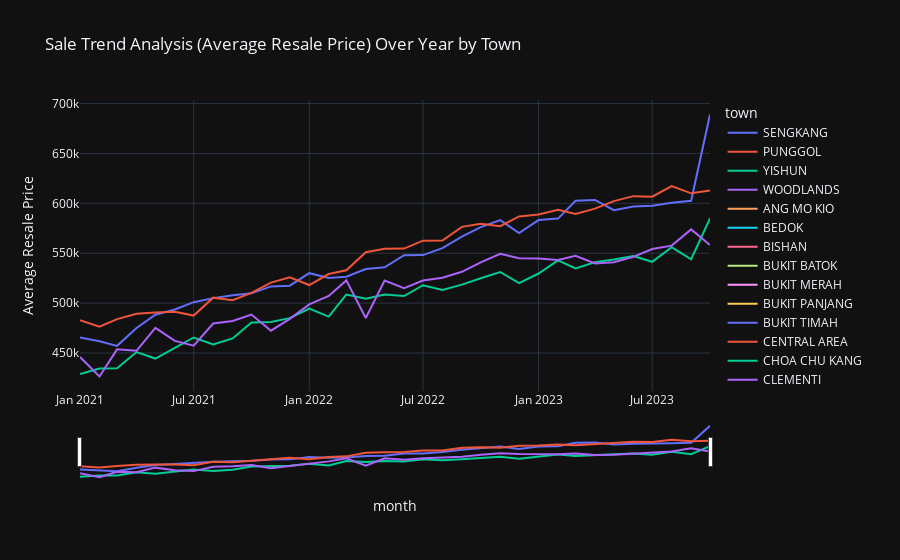

The notebook cell this image was saved under:
### Code cell
import plotly.express as px

# Filter for the selected towns
selected_towns = ['SENGKANG', 'PUNGGOL', 'YISHUN', 'WOODLANDS']
df_filtered = filtered_df1_2021_2023[filtered_df1_2021_2023['town'].isin(selected_towns)]

# Group by 'town' and 'month' only (excluding flat_type)
grouped = df_filtered.groupby(['town', 'month']).mean().reset_index()

# Plot the data
fig = px.line(grouped,
              x='month',
              y='resale_price',
              color='town',
              title='Sale Trend Analysis (Average Resale Price) Over Year by Town',
              labels={'resale_price': 'Average Resale Price'},
              template='plotly_dark',  
              hover_data=['resale_price'],  # Show resale price on hover
              category_orders={"town": selected_towns})  # Control the order of town colors

# Adding a range slider
fig.update_xaxes(rangeslider_visible=True)

# Show the plot
fig.show()

### Figure 1 — Plotly figure (JSON) as saved in the notebook; plotly's stock layout.template omitted (floating-point values rounded to 4 significant figures)
{"data": [{"hovertemplate": "town=SENGKANG<br>month=%{x}<br>Average Resale Price=%{y}<extra></extra>", "legendgroup": "SENGKANG", "line": {"color": "#636efa", "dash": "solid"}, "marker": {"symbol": "circle"}, "mode": "lines", "name": "SENGKANG", "orientation": "v", "showlegend": true, "type": "scatter", "x": ["2021-01-01T00:00:00", "2021-02-01T00:00:00", "2021-03-01T00:00:00", "2021-04-01T00:00:00", "2021-05-01T00:00:00", "2021-06-01T00:00:00", "2021-07-01T00:00:00", "2021-08-01T00:00:00", "2021-09-01T00:00:00", "2021-10-01T00:00:00", "2021-11-01T00:00:00", "2021-12-01T00:00:00", "2022-01-01T00:00:00", "2022-02-01T00:00:00", "2022-03-01T00:00:00", "2022-04-01T00:00:00", "2022-05-01T00:00:00", "2022-06-01T00:00:00", "2022-07-01T00:00:00", "2022-08-01T00:00:00", "2022-09-01T00:00:00", "2022-10-01T00:00:00", "2022-11-01T00:00:00", "2022-12-01T00:00:00", "2023-01-01T00:00:00", "2023-02-01T00:00:00", "2023-03-01T00:00:00", "2023-04-01T00:00:00", "2023-05-01T00:00:00", "2023-06-01T00:00:00", "2023-07-01T00:00:00", "2023-08-01T00:00:00", "2023-09-01T00:00:00", "2023-10-01T00:00:00"], "xaxis": "x", "y": [465600.0, 461800.0, 457200.0, 475200.0, 488300.0, 493700.0, 501000.0, 505000.0, 507800.0, 509800.0, 516800.0, 517500.0, 530000.0, 525200.0, 526500.0, 534100.0, 536000.0, 548100.0, 548100.0, 555200.0, 566600.0, 576200.0, 583300.0, 570300.0, 583200.0, 584700.0, 602600.0, 603400.0, 593200.0, 596900.0, 597500.0, 600500.0, 602600.0, 689000], "yaxis": "y"}, {"hovertemplate": "town=PUNGGOL<br>month=%{x}<br>Average Resale Price=%{y}<extra></extra>", "legendgroup": "PUNGGOL", "line": {"color": "#EF553B", "dash": "solid"}, "marker": {"symbol": "circle"}, "mode": "lines", "name": "PUNGGOL", "orientation": "v", "showlegend": true, "type": "scatter", "x": ["2021-01-01T00:00:00", "2021-02-01T00:00:00", "2021-03-01T00:00:00", "2021-04-01T00:00:00", "2021-05-01T00:00:00", "2021-06-01T00:00:00", "2021-07-01T00:00:00", "2021-08-01T00:00:00", "2021-09-01T00:00:00", "2021-10-01T00:00:00", "2021-11-01T00:00:00", "2021-12-01T00:00:00", "2022-01-01T00:00:00", "2022-02-01T00:00:00", "2022-03-01T00:00:00", "2022-04-01T00:00:00", "2022-05-01T00:00:00", "2022-06-01T00:00:00", "2022-07-01T00:00:00", "2022-08-01T00:00:00", "2022-09-01T00:00:00", "2022-10-01T00:00:00", "2022-11-01T00:00:00", "2022-12-01T00:00:00", "2023-01-01T00:00:00", "2023-02-01T00:00:00", "2023-03-01T00:00:00", "2023-04-01T00:00:00", "2023-05-01T00:00:00", "2023-06-01T00:00:00", "2023-07-01T00:00:00", "2023-08-01T00:00:00", "2023-09-01T00:00:00", "2023-10-01T00:00:00"], "xaxis": "x", "y": [482800.0, 476400.0, 484000.0, 489400.0, 490700.0, 491400.0, 487600.0, 505500.0, 503021, 510300.0, 520600.0, 526000.0, 518100.0, 529200.0, 532900.0, 551000.0, 554500.0, 554700.0, 562600.0, 562700.0, 576500.0, 579500.0, 577200.0, 586900.0, 588900.0, 593500.0, 589400.0, 594700.0, 602300.0, 607200.0, 606600.0, 617300.0, 610000.0, 612932], "yaxis": "y"}, {"hovertemplate": "town=YISHUN<br>month=%{x}<br>Average Resale Price=%{y}<extra></extra>", "legendgroup": "YISHUN", "line": {"color": "#00cc96", "dash": "solid"}, "marker": {"symbol": "circle"}, "mode": "lines", "name": "YISHUN", "orientation": "v", "showlegend": true, "type": "scatter", "x": ["2021-01-01T00:00:00", "2021-02-01T00:00:00", "2021-03-01T00:00:00", "2021-04-01T00:00:00", "2021-05-01T00:00:00", "2021-06-01T00:00:00", "2021-07-01T00:00:00", "2021-08-01T00:00:00", "2021-09-01T00:00:00", "2021-10-01T00:00:00", "2021-11-01T00:00:00", "2021-12-01T00:00:00", "2022-01-01T00:00:00", "2022-02-01T00:00:00", "2022-03-01T00:00:00", "2022-04-01T00:00:00", "2022-05-01T00:00:00", "2022-06-01T00:00:00", "2022-07-01T00:00:00", "2022-08-01T00:00:00", "2022-09-01T00:00:00", "2022-10-01T00:00:00", "2022-11-01T00:00:00", "2022-12-01T00:00:00", "2023-01-01T00:00:00", "2023-02-01T00:00:00", "2023-03-01T00:00:00", "2023-04-01T00:00:00", "2023-05-01T00:00:00", "2023-06-01T00:00:00", "2023-07-01T00:00:00", "2023-08-01T00:00:00", "2023-09-01T00:00:00", "2023-10-01T00:00:00"], "xaxis": "x", "y": [428900.0, 434500.0, 434700.0, 451000.0, 444500.0, 455400.0, 465600.0, 458600.0, 464600.0, 480552, 481000.0, 485000.0, 494600, 486500.0, 508600.0, 504368, 508700.0, 507100.0, 518000.0, 513300.0, 518500.0, 524900.0, 531200.0, 520100.0, 529702, 542871, 534700.0, 541100.0, 543700.0, 547200.0, 541400.0, 556100.0, 544000.0, 585000], "yaxis": "y"}, {"hovertemplate": "town=WOODLANDS<br>month=%{x}<br>Average Resale Price=%{y}<extra></extra>", "legendgroup": "WOODLANDS", "line": {"color": "#ab63fa", "dash": "solid"}, "marker": {"symbol": "circle"}, "mode": "lines", "name": "WOODLANDS", "orientation": "v", "showlegend": true, "type": "scatter", "x": ["2021-01-01T00:00:00", "2021-02-01T00:00:00", "2021-03-01T00:00:00", "2021-04-01T00:00:00", "2021-05-01T00:00:00", "2021-06-01T00:00:00", "2021-07-01T00:00:00", "2021-08-01T00:00:00", "2021-09-01T00:00:00", "2021-10-01T00:00:00", "2021-11-01T00:00:00", "2021-12-01T00:00:00", "2022-01-01T00:00:00", "2022-02-01T00:00:00", "2022-03-01T00:00:00", "2022-04-01T00:00:00", "2022-05-01T00:00:00", "2022-06-01T00:00:00", "2022-07-01T00:00:00", "2022-08-01T00:00:00", "2022-09-01T00:00:00", "2022-10-01T00:00:00", "2022-11-01T00:00:00", "2022-12-01T00:00:00", "2023-01-01T00:00:00", "2023-02-01T00:00:00", "2023-03-01T00:00:00", "2023-04-01T00:00:00", "2023-05-01T00:00:00", "2023-06-01T00:00:00", "2023-07-01T00:00:00", "2023-08-01T00:00:00", "2023-09-01T00:00:00", "2023-10-01T00:00:00"], "xaxis": "x", "y": [446000, 426500.0, 453700.0, 452200.0, 475200.0, 462192, 457400.0, 479600.0, 482150, 488600.0, 472400.0, 484200.0, 498800.0, 507200.0, 522800.0, 485125, 522625, 515000.0, 522700.0, 525400.0, 531400.0, 540900.0, 549360, 545000.0, 544800.0, 543200.0, 547500.0, 539700.0, 541100.0, 546300.0, 554300.0, 557600.0, 573900.0, 558250], "yaxis": "y"}, {"hovertemplate": "town=ANG MO KIO<br>month=%{x}<br>Average Resale Price=%{y}<extra></extra>", "legendgroup": "ANG MO KIO", "line": {"color": "#FFA15A", "dash": "solid"}, "marker": {"symbol": "circle"}, "mode": "lines", "name": "ANG MO KIO", "orientation": "v", "showlegend": true, "type": "scatter", "x": ["2021-01-01T00:00:00", "2021-02-01T00:00:00", "2021-03-01T00:00:00", "2021-04-01T00:00:00", "2021-05-01T00:00:00", "2021-06-01T00:00:00", "2021-07-01T00:00:00", "2021-08-01T00:00:00", "2021-09-01T00:00:00", "2021-10-01T00:00:00", "2021-11-01T00:00:00", "2021-12-01T00:00:00", "2022-01-01T00:00:00", "2022-02-01T00:00:00", "2022-03-01T00:00:00", "2022-04-01T00:00:00", "2022-05-01T00:00:00", "2022-06-01T00:00:00", "2022-07-01T00:00:00", "2022-08-01T00:00:00", "2022-09-01T00:00:00", "2022-10-01T00:00:00", "2022-11-01T00:00:00", "2022-12-01T00:00:00", "2023-01-01T00:00:00", "2023-02-01T00:00:00", "2023-03-01T00:00:00", "2023-04-01T00:00:00", "2023-05-01T00:00:00", "2023-06-01T00:00:00", "2023-07-01T00:00:00", "2023-08-01T00:00:00", "2023-09-01T00:00:00", "2023-10-01T00:00:00"], "xaxis": "x", "y": [null, null, null, null, null, null, null, null, null, null, null, null, null, null, null, null, null, null, null, null, null, null, null, null, null, null, null, null, null, null, null, null, null, null], "yaxis": "y"}, {"hovertemplate": "town=BEDOK<br>month=%{x}<br>Average Resale Price=%{y}<extra></extra>", "legendgroup": "BEDOK", "line": {"color": "#19d3f3", "dash": "solid"}, "marker": {"symbol": "circle"}, "mode": "lines", "name": "BEDOK", "orientation": "v", "showlegend": true, "type": "scatter", "x": ["2021-01-01T00:00:00", "2021-02-01T00:00:00", "2021-03-01T00:00:00", "2021-04-01T00:00:00", "2021-05-01T00:00:00", "2021-06-01T00:00:00", "2021-07-01T00:00:00", "2021-08-01T00:00:00", "2021-09-01T00:00:00", "2021-10-01T00:00:00", "2021-11-01T00:00:00", "2021-12-01T00:00:00", "2022-01-01T00:00:00", "2022-02-01T00:00:00", "2022-03-01T00:00:00", "2022-04-01T00:00:00", "2022-05-01T00:00:00", "2022-06-01T00:00:00", "2022-07-01T00:00:00", "2022-08-01T00:00:00", "2022-09-01T00:00:00", "2022-10-01T00:00:00", "2022-11-01T00:00:00", "2022-12-01T00:00:00", "2023-01-01T00:00:00", "2023-02-01T00:00:00", "2023-03-01T00:00:00", "2023-04-01T00:00:00", "2023-05-01T00:00:00", "2023-06-01T00:00:00", "2023-07-01T00:00:00", "2023-08-01T00:00:00", "2023-09-01T00:00:00", "2023-10-01T00:00:00"], "xaxis": "x", "y": [null, null, null, null, null, null, null, null, null, null, null, null, null, null, null, null, null, null, null, null, null, null, null, null, null, null, null, null, null, null, null, null, null, null], "yaxis": "y"}, {"hovertemplate": "town=BISHAN<br>month=%{x}<br>Average Resale Price=%{y}<extra></extra>", "legendgroup": "BISHAN", "line": {"color": "#FF6692", "dash": "solid"}, "marker": {"symbol": "circle"}, "mode": "lines", "name": "BISHAN", "orientation": "v", "showlegend": true, "type": "scatter", "x": ["2021-01-01T00:00:00", "2021-02-01T00:00:00", "2021-03-01T00:00:00", "2021-04-01T00:00:00", "2021-05-01T00:00:00", "2021-06-01T00:00:00", "2021-07-01T00:00:00", "2021-08-01T00:00:00", "2021-09-01T00:00:00", "2021-10-01T00:00:00", "2021-11-01T00:00:00", "2021-12-01T00:00:00", "2022-01-01T00:00:00", "2022-02-01T00:00:00", "2022-03-01T00:00:00", "2022-04-01T00:00:00", "2022-05-01T00:00:00", "2022-06-01T00:00:00", "2022-07-01T00:00:00", "2022-08-01T00:00:00", "2022-09-01T00:00:00", "2022-10-01T00:00:00", "2022-11-01T00:00:00", "2022-12-01T00:00:00", "2023-01-01T00:00:00", "2023-02-01T00:00:00", "2023-03-01T00:00:00", "2023-04-01T00:00:00", "2023-05-01T00:00:00", "2023-06-01T00:00:00", "2023-07-01T00:00:00", "2023-08-01T00:00:00", "2023-09-01T00:00:00", "2023-10-01T00:00:00"], "xaxis": "x", "y": [null, null, null, null, null, null, null, null, null, null, null, null, null, null, null, null, null, null, null, null, null, null, null, null, null, null, null, null, null, null, null, null, null, null], "yaxis": "y"}, {"hovertemplate": "town=BUKIT BATOK<br>month=%{x}<br>Average Resale Price=%{y}<extra></extra>", "legendgroup": "BUKIT BATOK", "line": {"color": "#B6E880", "dash": "solid"}, "marker": {"symbol": "circle"}, "mode": "lines", "name": "BUKIT BATOK", "orientation": "v", "showlegend": true, "type": "scatter", "x": ["2021-01-01T00:00:00", "2021-02-01T00:00:00", "2021-03-01T00:00:00", "2021-04-01T00:00:00", "2021-05-01T00:00:00", "2021-06-01T00:00:00", "2021-07-01T00:00:00", "2021-08-01T00:00:00", "2021-09-01T00:00:00", "2021-10-01T00:00:00", "2021-11-01T00:00:00", "2021-12-01T00:00:00", "2022-01-01T00:00:00", "2022-02-01T00:00:00", "2022-03-01T00:00:00", "2022-04-01T00:00:00", "2022-05-01T00:00:00", "2022-06-01T00:00:00", "2022-07-01T00:00:00", "2022-08-01T00:00:00", "2022-09-01T00:00:00", "2022-10-01T00:00:00", "2022-11-01T00:00:00", "2022-12-01T00:00:00", "2023-01-01T00:00:00", "2023-02-01T00:00:00", "2023-03-01T00:00:00", "2023-04-01T00:00:00", "2023-05-01T00:00:00", "2023-06-01T00:00:00", "2023-07-01T00:00:00", "2023-08-01T00:00:00", "2023-09-01T00:00:00", "2023-10-01T00:00:00"], "xaxis": "x", "y": [null, null, null, null, null, null, null, null, null, null, null, null, null, null, null, null, null, null, null, null, null, null, null, null, null, null, null, null, null, null, null, null, null, null], "yaxis": "y"}, {"hovertemplate": "town=BUKIT MERAH<br>month=%{x}<br>Average Resale Price=%{y}<extra></extra>", "legendgroup": "BUKIT MERAH", "line": {"color": "#FF97FF", "dash": "solid"}, "marker": {"symbol": "circle"}, "mode": "lines", "name": "BUKIT MERAH", "orientation": "v", "showlegend": true, "type": "scatter", "x": ["2021-01-01T00:00:00", "2021-02-01T00:00:00", "2021-03-01T00:00:00", "2021-04-01T00:00:00", "2021-05-01T00:00:00", "2021-06-01T00:00:00", "2021-07-01T00:00:00", "2021-08-01T00:00:00", "2021-09-01T00:00:00", "2021-10-01T00:00:00", "2021-11-01T00:00:00", "2021-12-01T00:00:00", "2022-01-01T00:00:00", "2022-02-01T00:00:00", "2022-03-01T00:00:00", "2022-04-01T00:00:00", "2022-05-01T00:00:00", "2022-06-01T00:00:00", "2022-07-01T00:00:00", "2022-08-01T00:00:00", "2022-09-01T00:00:00", "2022-10-01T00:00:00", "2022-11-01T00:00:00", "2022-12-01T00:00:00", "2023-01-01T00:00:00", "2023-02-01T00:00:00", "2023-03-01T00:00:00", "2023-04-01T00:00:00", "2023-05-01T00:00:00", "2023-06-01T00:00:00", "2023-07-01T00:00:00", "2023-08-01T00:00:00", "2023-09-01T00:00:00", "2023-10-01T00:00:00"], "xaxis": "x", "y": [null, null, null, null, null, null, null, null, null, null, null, null, null, null, null, null, null, null, null, null, null, null, null, null, null, null, null, null, null, null, null, null, null, null], "yaxis": "y"}, {"hovertemplate": "town=BUKIT PANJANG<br>month=%{x}<br>Average Resale Price=%{y}<extra></extra>", "legendgroup": "BUKIT PANJANG", "line": {"color": "#FECB52", "dash": "solid"}, "marker": {"symbol": "circle"}, "mode": "lines", "name": "BUKIT PANJANG", "orientation": "v", "showlegend": true, "type": "scatter", "x": ["2021-01-01T00:00:00", "2021-02-01T00:00:00", "2021-03-01T00:00:00", "2021-04-01T00:00:00", "2021-05-01T00:00:00", "2021-06-01T00:00:00", "2021-07-01T00:00:00", "2021-08-01T00:00:00", "2021-09-01T00:00:00", "2021-10-01T00:00:00", "2021-11-01T00:00:00", "2021-12-01T00:00:00", "2022-01-01T00:00:00", "2022-02-01T00:00:00", "2022-03-01T00:00:00", "2022-04-01T00:00:00", "2022-05-01T00:00:00", "2022-06-01T00:00:00", "2022-07-01T00:00:00", "2022-08-01T00:00:00", "2022-09-01T00:00:00", "2022-10-01T00:00:00", "2022-11-01T00:00:00", "2022-12-01T00:00:00", "2023-01-01T00:00:00", "2023-02-01T00:00:00", "2023-03-01T00:00:00", "2023-04-01T00:00:00", "2023-05-01T00:00:00", "2023-06-01T00:00:00", "2023-07-01T00:00:00", "2023-08-01T00:00:00", "2023-09-01T00:00:00", "2023-10-01T00:00:00"], "xaxis": "x", "y": [null, null, null, null, null, null, null, null, null, null, null, null, null, null, null, null, null, null, null, null, null, null, null, null, null, null, null, null, null, null, null, null, null, null], "yaxis": "y"}, {"hovertemplate": "town=BUKIT TIMAH<br>month=%{x}<br>Average Resale Price=%{y}<extra></extra>", "legendgroup": "BUKIT TIMAH", "line": {"color": "#636efa", "dash": "solid"}, "marker": {"symbol": "circle"}, "mode": "lines", "name": "BUKIT TIMAH", "orientation": "v", "showlegend": true, "type": "scatter", "x": ["2021-01-01T00:00:00", "2021-02-01T00:00:00", "2021-03-01T00:00:00", "2021-04-01T00:00:00", "2021-05-01T00:00:00", "2021-06-01T00:00:00", "2021-07-01T00:00:00", "2021-08-01T00:00:00", "2021-09-01T00:00:00", "2021-10-01T00:00:00", "2021-11-01T00:00:00", "2021-12-01T00:00:00", "2022-01-01T00:00:00", "2022-02-01T00:00:00", "2022-03-01T00:00:00", "2022-04-01T00:00:00", "2022-05-01T00:00:00", "2022-06-01T00:00:00", "2022-07-01T00:00:00", "2022-08-01T00:00:00", "2022-09-01T00:00:00", "2022-10-01T00:00:00", "2022-11-01T00:00:00", "2022-12-01T00:00:00", "2023-01-01T00:00:00", "2023-02-01T00:00:00", "2023-03-01T00:00:00", "2023-04-01T00:00:00", "2023-05-01T00:00:00", "2023-06-01T00:00:00", "2023-07-01T00:00:00", "2023-08-01T00:00:00", "2023-09-01T00:00:00", "2023-10-01T00:00:00"], "xaxis": "x", "y": [null, null, null, null, null, null, null, null, null, null, null, null, null, null, null, null, null, null, null, null, null, null, null, null, null, null, null, null, null, null, null, null, null, null], "yaxis": "y"}, {"hovertemplate": "town=CENTRAL AREA<br>month=%{x}<br>Average Resale Price=%{y}<extra></extra>", "legendgroup": "CENTRAL AREA", "line": {"color": "#EF553B", "dash": "solid"}, "marker": {"symbol": "circle"}, "mode": "lines", "name": "CENTRAL AREA", "orientation": "v", "showlegend": true, "type": "scatter", "x": ["2021-01-01T00:00:00", "2021-02-01T00:00:00", "2021-03-01T00:00:00", "2021-04-01T00:00:00", "2021-05-01T00:00:00", "2021-06-01T00:00:00", "2021-07-01T00:00:00", "2021-08-01T00:00:00", "2021-09-01T00:00:00", "2021-10-01T00:00:00", "2021-11-01T00:00:00", "2021-12-01T00:00:00", "2022-01-01T00:00:00", "2022-02-01T00:00:00", "2022-03-01T00:00:00", "2022-04-01T00:00:00", "2022-05-01T00:00:00", "2022-06-01T00:00:00", "2022-07-01T00:00:00", "2022-08-01T00:00:00", "2022-09-01T00:00:00", "2022-10-01T00:00:00", "2022-11-01T00:00:00", "2022-12-01T00:00:00", "2023-01-01T00:00:00", "2023-02-01T00:00:00", "2023-03-01T00:00:00", "2023-04-01T00:00:00", "2023-05-01T00:00:00", "2023-06-01T00:00:00", "2023-07-01T00:00:00", "2023-08-01T00:00:00", "2023-09-01T00:00:00", "2023-10-01T00:00:00"], "xaxis": "x", "y": [null, null, null, null, null, null, null, null, null, null, null, null, null, null, null, null, null, null, null, null, null, null, null, null, null, null, null, null, null, null, null, null, null, null], "yaxis": "y"}, {"hovertemplate": "town=CHOA CHU KANG<br>month=%{x}<br>Average Resale Price=%{y}<extra></extra>", "legendgroup": "CHOA CHU KANG", "line": {"color": "#00cc96", "dash": "solid"}, "marker": {"symbol": "circle"}, "mode": "lines", "name": "CHOA CHU KANG", "orientation": "v", "showlegend": true, "type": "scatter", "x": ["2021-01-01T00:00:00", "2021-02-01T00:00:00", "2021-03-01T00:00:00", "2021-04-01T00:00:00", "2021-05-01T00:00:00", "2021-06-01T00:00:00", "2021-07-01T00:00:00", "2021-08-01T00:00:00", "2021-09-01T00:00:00", "2021-10-01T00:00:00", "2021-11-01T00:00:00", "2021-12-01T00:00:00", "2022-01-01T00:00:00", "2022-02-01T00:00:00", "2022-03-01T00:00:00", "2022-04-01T00:00:00", "2022-05-01T00:00:00", "2022-06-01T00:00:00", "2022-07-01T00:00:00", "2022-08-01T00:00:00", "2022-09-01T00:00:00", "2022-10-01T00:00:00", "2022-11-01T00:00:00", "2022-12-01T00:00:00", "2023-01-01T00:00:00", "2023-02-01T00:00:00", "2023-03-01T00:00:00", "2023-04-01T00:00:00", "2023-05-01T00:00:00", "2023-06-01T00:00:00", "2023-07-01T00:00:00", "2023-08-01T00:00:00", "2023-09-01T00:00:00", "2023-10-01T00:00:00"], "xaxis": "x", "y": [null, null, null, null, null, null, null, null, null, null, null, null, null, null, null, null, null, null, null, null, null, null, null, null, null, null, null, null, null, null, null, null, null, null], "yaxis": "y"}, {"hovertemplate": "town=CLEMENTI<br>month=%{x}<br>Average Resale Price=%{y}<extra></extra>", "legendgroup": "CLEMENTI", "line": {"color": "#ab63fa", "dash": "solid"}, "marker": {"symbol": "circle"}, "mode": "lines", "name": "CLEMENTI", "orientation": "v", "showlegend": true, "type": "scatter", "x": ["2021-01-01T00:00:00", "2021-02-01T00:00:00", "2021-03-01T00:00:00", "2021-04-01T00:00:00", "2021-05-01T00:00:00", "2021-06-01T00:00:00", "2021-07-01T00:00:00", "2021-08-01T00:00:00", "2021-09-01T00:00:00", "2021-10-01T00:00:00", "2021-11-01T00:00:00", "2021-12-01T00:00:00", "2022-01-01T00:00:00", "2022-02-01T00:00:00", "2022-03-01T00:00:00", "2022-04-01T00:00:00", "2022-05-01T00:00:00", "2022-06-01T00:00:00", "2022-07-01T00:00:00", "2022-08-01T00:00:00", "2022-09-01T00:00:00", "2022-10-01T00:00:00", "2022-11-01T00:00:00", "2022-12-01T00:00:00", "2023-01-01T00:00:00", "2023-02-01T00:00:00", "2023-03-01T00:00:00", "2023-04-01T00:00:00", "2023-05-01T00:00:00", "2023-06-01T00:00:00", "2023-07-01T00:00:00", "2023-08-01T00:00:00", "2023-09-01T00:00:00", "2023-10-01T00:00:00"], "xaxis": "x", "y": [null, null, null, null, null, null, null, null, null, null, null, null, null, null, null, null, null, null, null, null, null, null, null, null, null, null, null, null, null, null, null, null, null, null], "yaxis": "y"}, {"hovertemplate": "town=GEYLANG<br>month=%{x}<br>Average Resale Price=%{y}<extra></extra>", "legendgroup": "GEYLANG", "line": {"color": "#FFA15A", "dash": "solid"}, "marker": {"symbol": "circle"}, "mode": "lines", "name": "GEYLANG", "orientation": "v", "showlegend": true, "type": "scatter", "x": ["2021-01-01T00:00:00", "2021-02-01T00:00:00", "2021-03-01T00:00:00", "2021-04-01T00:00:00", "2021-05-01T00:00:00", "2021-06-01T00:00:00", "2021-07-01T00:00:00", "2021-08-01T00:00:00", "2021-09-01T00:00:00", "2021-10-01T00:00:00", "2021-11-01T00:00:00", "2021-12-01T00:00:00", "2022-01-01T00:00:00", "2022-02-01T00:00:00", "2022-03-01T00:00:00", "2022-04-01T00:00:00", "2022-05-01T00:00:00", "2022-06-01T00:00:00", "2022-07-01T00:00:00", "2022-08-01T00:00:00", "2022-09-01T00:00:00", "2022-10-01T00:00:00", "2022-11-01T00:00:00", "2022-12-01T00:00:00", "2023-01-01T00:00:00", "2023-02-01T00:00:00", "2023-03-01T00:00:00", "2023-04-01T00:00:00", "2023-05-01T00:00:00", "2023-06-01T00:00:00", "2023-07-01T00:00:00", "2023-08-01T00:00:00", "2023-09-01T00:00:00", "2023-10-01T00:00:00"], "xaxis": "x", "y": [null, null, null, null, null, null, null, null, null, null, null, null, null, null, null, null, null, null, null, null, null, null, null, null, null, null, null, null, null, null, null, null, null, null], "yaxis": "y"}, {"hovertemplate": "town=HOUGANG<br>month=%{x}<br>Average Resale Price=%{y}<extra></extra>", "legendgroup": "HOUGANG", "line": {"color": "#19d3f3", "dash": "solid"}, "marker": {"symbol": "circle"}, "mode": "lines", "name": "HOUGANG", "orientation": "v", "showlegend": true, "type": "scatter", "x": ["2021-01-01T00:00:00", "2021-02-01T00:00:00", "2021-03-01T00:00:00", "2021-04-01T00:00:00", "2021-05-01T00:00:00", "2021-06-01T00:00:00", "2021-07-01T00:00:00", "2021-08-01T00:00:00", "2021-09-01T00:00:00", "2021-10-01T00:00:00", "2021-11-01T00:00:00", "2021-12-01T00:00:00", "2022-01-01T00:00:00", "2022-02-01T00:00:00", "2022-03-01T00:00:00", "2022-04-01T00:00:00", "2022-05-01T00:00:00", "2022-06-01T00:00:00", "2022-07-01T00:00:00", "2022-08-01T00:00:00", "2022-09-01T00:00:00", "2022-10-01T00:00:00", "2022-11-01T00:00:00", "2022-12-01T00:00:00", "2023-01-01T00:00:00", "2023-02-01T00:00:00", "2023-03-01T00:00:00", "2023-04-01T00:00:00", "2023-05-01T00:00:00", "2023-06-01T00:00:00", "2023-07-01T00:00:00", "2023-08-01T00:00:00", "2023-09-01T00:00:00", "2023-10-01T00:00:00"], "xaxis": "x", "y": [null, null, null, null, null, null, null, null, null, null, null, null, null, null, null, null, null, null, null, null, null, null, null, null, null, null, null, null, null, null, null, null, null, null], "yaxis": "y"}, {"hovertemplate": "town=JURONG EAST<br>month=%{x}<br>Average Resale Price=%{y}<extra></extra>", "legendgroup": "JURONG EAST", "line": {"color": "#FF6692", "dash": "solid"}, "marker": {"symbol": "circle"}, "mode": "lines", "name": "JURONG EAST", "orientation": "v", "showlegend": true, "type": "scatter", "x": ["2021-01-01T00:00:00", "2021-02-01T00:00:00", "2021-03-01T00:00:00", "2021-04-01T00:00:00", "2021-05-01T00:00:00", "2021-06-01T00:00:00", "2021-07-01T00:00:00", "2021-08-01T00:00:00", "2021-09-01T00:00:00", "2021-10-01T00:00:00", "2021-11-01T00:00:00", "2021-12-01T00:00:00", "2022-01-01T00:00:00", "2022-02-01T00:00:00", "2022-03-01T00:00:00", "2022-04-01T00:00:00", "2022-05-01T00:00:00", "2022-06-01T00:00:00", "2022-07-01T00:00:00", "2022-08-01T00:00:00", "2022-09-01T00:00:00", "2022-10-01T00:00:00", "2022-11-01T00:00:00", "2022-12-01T00:00:00", "2023-01-01T00:00:00", "2023-02-01T00:00:00", "2023-03-01T00:00:00", "2023-04-01T00:00:00", "2023-05-01T00:00:00", "2023-06-01T00:00:00", "2023-07-01T00:00:00", "2023-08-01T00:00:00", "2023-09-01T00:00:00", "2023-10-01T00:00:00"], "xaxis": "x", "y": [null, null, null, null, null, null, null, null, null, null, null, null, null, null, null, null, null, null, null, null, null, null, null, null, null, null, null, null, null, null, null, null, null, null], "yaxis": "y"}, {"hovertemplate": "town=JURONG WEST<br>month=%{x}<br>Average Resale Price=%{y}<extra></extra>", "legendgroup": "JURONG WEST", "line": {"color": "#B6E880", "dash": "solid"}, "marker": {"symbol": "circle"}, "mode": "lines", "name": "JURONG WEST", "orientation": "v", "showlegend": true, "type": "scatter", "x": ["2021-01-01T00:00:00", "2021-02-01T00:00:00", "2021-03-01T00:00:00", "2021-04-01T00:00:00", "2021-05-01T00:00:00", "2021-06-01T00:00:00", "2021-07-01T00:00:00", "2021-08-01T00:00:00", "2021-09-01T00:00:00", "2021-10-01T00:00:00", "2021-11-01T00:00:00", "2021-12-01T00:00:00", "2022-01-01T00:00:00", "2022-02-01T00:00:00", "2022-03-01T00:00:00", "2022-04-01T00:00:00", "2022-05-01T00:00:00", "2022-06-01T00:00:00", "2022-07-01T00:00:00", "2022-08-01T00:00:00", "2022-09-01T00:00:00", "2022-10-01T00:00:00", "2022-11-01T00:00:00", "2022-12-01T00:00:00", "2023-01-01T00:00:00", "2023-02-01T00:00:00", "2023-03-01T00:00:00", "2023-04-01T00:00:00", "2023-05-01T00:00:00", "2023-06-01T00:00:00", "2023-07-01T00:00:00", "2023-08-01T00:00:00", "2023-09-01T00:00:00", "2023-10-01T00:00:00"], "xaxis": "x", "y": [null, null, null, null, null, null, null, null, null, null, null, null, null, null, null, null, null, null, null, null, null, null, null, null, null, null, null, null, null, null, null, null, null, null], "yaxis": "y"}, {"hovertemplate": "town=KALLANG/WHAMPOA<br>month=%{x}<br>Average Resale Price=%{y}<extra></extra>", "legendgroup": "KALLANG/WHAMPOA", "line": {"color": "#FF97FF", "dash": "solid"}, "marker": {"symbol": "circle"}, "mode": "lines", "name": "KALLANG/WHAMPOA", "orientation": "v", "showlegend": true, "type": "scatter", "x": ["2021-01-01T00:00:00", "2021-02-01T00:00:00", "2021-03-01T00:00:00", "2021-04-01T00:00:00", "2021-05-01T00:00:00", "2021-06-01T00:00:00", "2021-07-01T00:00:00", "2021-08-01T00:00:00", "2021-09-01T00:00:00", "2021-10-01T00:00:00", "2021-11-01T00:00:00", "2021-12-01T00:00:00", "2022-01-01T00:00:00", "2022-02-01T00:00:00", "2022-03-01T00:00:00", "2022-04-01T00:00:00", "2022-05-01T00:00:00", "2022-06-01T00:00:00", "2022-07-01T00:00:00", "2022-08-01T00:00:00", "2022-09-01T00:00:00", "2022-10-01T00:00:00", "2022-11-01T00:00:00", "2022-12-01T00:00:00", "2023-01-01T00:00:00", "2023-02-01T00:00:00", "2023-03-01T00:00:00", "2023-04-01T00:00:00", "2023-05-01T00:00:00", "2023-06-01T00:00:00", "2023-07-01T00:00:00", "2023-08-01T00:00:00", "2023-09-01T00:00:00", "2023-10-01T00:00:00"], "xaxis": "x", "y": [null, null, null, null, null, null, null, null, null, null, null, null, null, null, null, null, null, null, null, null, null, null, null, null, null, null, null, null, null, null, null, null, null, null], "yaxis": "y"}, {"hovertemplate": "town=MARINE PARADE<br>month=%{x}<br>Average Resale Price=%{y}<extra></extra>", "legendgroup": "MARINE PARADE", "line": {"color": "#FECB52", "dash": "solid"}, "marker": {"symbol": "circle"}, "mode": "lines", "name": "MARINE PARADE", "orientation": "v", "showlegend": true, "type": "scatter", "x": ["2021-01-01T00:00:00", "2021-02-01T00:00:00", "2021-03-01T00:00:00", "2021-04-01T00:00:00", "2021-05-01T00:00:00", "2021-06-01T00:00:00", "2021-07-01T00:00:00", "2021-08-01T00:00:00", "2021-09-01T00:00:00", "2021-10-01T00:00:00", "2021-11-01T00:00:00", "2021-12-01T00:00:00", "2022-01-01T00:00:00", "2022-02-01T00:00:00", "2022-03-01T00:00:00", "2022-04-01T00:00:00", "2022-05-01T00:00:00", "2022-06-01T00:00:00", "2022-07-01T00:00:00", "2022-08-01T00:00:00", "2022-09-01T00:00:00", "2022-10-01T00:00:00", "2022-11-01T00:00:00", "2022-12-01T00:00:00", "2023-01-01T00:00:00", "2023-02-01T00:00:00", "2023-03-01T00:00:00", "2023-04-01T00:00:00", "2023-05-01T00:00:00", "2023-06-01T00:00:00", "2023-07-01T00:00:00", "2023-08-01T00:00:00", "2023-09-01T00:00:00", "2023-10-01T00:00:00"], "xaxis": "x", "y": [null, null, null, null, null, null, null, null, null, null, null, null, null, null, null, null, null, null, null, null, null, null, null, null, null, null, null, null, null, null, null, null, null, null], "yaxis": "y"}, {"hovertemplate": "town=PASIR RIS<br>month=%{x}<br>Average Resale Price=%{y}<extra></extra>", "legendgroup": "PASIR RIS", "line": {"color": "#636efa", "dash": "solid"}, "marker": {"symbol": "circle"}, "mode": "lines", "name": "PASIR RIS", "orientation": "v", "showlegend": true, "type": "scatter", "x": ["2021-01-01T00:00:00", "2021-02-01T00:00:00", "2021-03-01T00:00:00", "2021-04-01T00:00:00", "2021-05-01T00:00:00", "2021-06-01T00:00:00", "2021-07-01T00:00:00", "2021-08-01T00:00:00", "2021-09-01T00:00:00", "2021-10-01T00:00:00", "2021-11-01T00:00:00", "2021-12-01T00:00:00", "2022-01-01T00:00:00", "2022-02-01T00:00:00", "2022-03-01T00:00:00", "2022-04-01T00:00:00", "2022-05-01T00:00:00", "2022-06-01T00:00:00", "2022-07-01T00:00:00", "2022-08-01T00:00:00", "2022-09-01T00:00:00", "2022-10-01T00:00:00", "2022-11-01T00:00:00", "2022-12-01T00:00:00", "2023-01-01T00:00:00", "2023-02-01T00:00:00", "2023-03-01T00:00:00", "2023-04-01T00:00:00", "2023-05-01T00:00:00", "2023-06-01T00:00:00", "2023-07-01T00:00:00", "2023-08-01T00:00:00", "2023-09-01T00:00:00", "2023-10-01T00:00:00"], "xaxis": "x", "y": [null, null, null, null, null, null, null, null, null, null, null, null, null, null, null, null, null, null, null, null, null, null, null, null, null, null, null, null, null, null, null, null, null, null], "yaxis": "y"}, {"hovertemplate": "town=QUEENSTOWN<br>month=%{x}<br>Average Resale Price=%{y}<extra></extra>", "legendgroup": "QUEENSTOWN", "line": {"color": "#EF553B", "dash": "solid"}, "marker": {"symbol": "circle"}, "mode": "lines", "name": "QUEENSTOWN", "orientation": "v", "showlegend": true, "type": "scatter", "x": ["2021-01-01T00:00:00", "2021-02-01T00:00:00", "2021-03-01T00:00:00", "2021-04-01T00:00:00", "2021-05-01T00:00:00", "2021-06-01T00:00:00", "2021-07-01T00:00:00", "2021-08-01T00:00:00", "2021-09-01T00:00:00", "2021-10-01T00:00:00", "2021-11-01T00:00:00", "2021-12-01T00:00:00", "2022-01-01T00:00:00", "2022-02-01T00:00:00", "2022-03-01T00:00:00", "2022-04-01T00:00:00", "2022-05-01T00:00:00", "2022-06-01T00:00:00", "2022-07-01T00:00:00", "2022-08-01T00:00:00", "2022-09-01T00:00:00", "2022-10-01T00:00:00", "2022-11-01T00:00:00", "2022-12-01T00:00:00", "2023-01-01T00:00:00", "2023-02-01T00:00:00", "2023-03-01T00:00:00", "2023-04-01T00:00:00", "2023-05-01T00:00:00", "2023-06-01T00:00:00", "2023-07-01T00:00:00", "2023-08-01T00:00:00", "2023-09-01T00:00:00", "2023-10-01T00:00:00"], "xaxis": "x", "y": [null, null, null, null, null, null, null, null, null, null, null, null, null, null, null, null, null, null, null, null, null, null, null, null, null, null, null, null, null, null, null, null, null, null], "yaxis": "y"}, {"hovertemplate": "town=SEMBAWANG<br>month=%{x}<br>Average Resale Price=%{y}<extra></extra>", "legendgroup": "SEMBAWANG", "line": {"color": "#00cc96", "dash": "solid"}, "marker": {"symbol": "circle"}, "mode": "lines", "name": "SEMBAWANG", "orientation": "v", "showlegend": true, "type": "scatter", "x": ["2021-01-01T00:00:00", "2021-02-01T00:00:00", "2021-03-01T00:00:00", "2021-04-01T00:00:00", "2021-05-01T00:00:00", "2021-06-01T00:00:00", "2021-07-01T00:00:00", "2021-08-01T00:00:00", "2021-09-01T00:00:00", "2021-10-01T00:00:00", "2021-11-01T00:00:00", "2021-12-01T00:00:00", "2022-01-01T00:00:00", "2022-02-01T00:00:00", "2022-03-01T00:00:00", "2022-04-01T00:00:00", "2022-05-01T00:00:00", "2022-06-01T00:00:00", "2022-07-01T00:00:00", "2022-08-01T00:00:00", "2022-09-01T00:00:00", "2022-10-01T00:00:00", "2022-11-01T00:00:00", "2022-12-01T00:00:00", "2023-01-01T00:00:00", "2023-02-01T00:00:00", "2023-03-01T00:00:00", "2023-04-01T00:00:00", "2023-05-01T00:00:00", "2023-06-01T00:00:00", "2023-07-01T00:00:00", "2023-08-01T00:00:00", "2023-09-01T00:00:00", "2023-10-01T00:00:00"], "xaxis": "x", "y": [null, null, null, null, null, null, null, null, null, null, null, null, null, null, null, null, null, null, null, null, null, null, null, null, null, null, null, null, null, null, null, null, null, null], "yaxis": "y"}, {"hovertemplate": "town=SERANGOON<br>month=%{x}<br>Average Resale Price=%{y}<extra></extra>", "legendgroup": "SERANGOON", "line": {"color": "#ab63fa", "dash": "solid"}, "marker": {"symbol": "circle"}, "mode": "lines", "name": "SERANGOON", "orientation": "v", "showlegend": true, "type": "scatter", "x": ["2021-01-01T00:00:00", "2021-02-01T00:00:00", "2021-03-01T00:00:00", "2021-04-01T00:00:00", "2021-05-01T00:00:00", "2021-06-01T00:00:00", "2021-07-01T00:00:00", "2021-08-01T00:00:00", "2021-09-01T00:00:00", "2021-10-01T00:00:00", "2021-11-01T00:00:00", "2021-12-01T00:00:00", "2022-01-01T00:00:00", "2022-02-01T00:00:00", "2022-03-01T00:00:00", "2022-04-01T00:00:00", "2022-05-01T00:00:00", "2022-06-01T00:00:00", "2022-07-01T00:00:00", "2022-08-01T00:00:00", "2022-09-01T00:00:00", "2022-10-01T00:00:00", "2022-11-01T00:00:00", "2022-12-01T00:00:00", "2023-01-01T00:00:00", "2023-02-01T00:00:00", "2023-03-01T00:00:00", "2023-04-01T00:00:00", "2023-05-01T00:00:00", "2023-06-01T00:00:00", "2023-07-01T00:00:00", "2023-08-01T00:00:00", "2023-09-01T00:00:00", "2023-10-01T00:00:00"], "xaxis": "x", "y": [null, null, null, null, null, null, null, null, null, null, null, null, null, null, null, null, null, null, null, null, null, null, null, null, null, null, null, null, null, null, null, null, null, null], "yaxis": "y"}, {"hovertemplate": "town=TAMPINES<br>month=%{x}<br>Average Resale Price=%{y}<extra></extra>", "legendgroup": "TAMPINES", "line": {"color": "#FFA15A", "dash": "solid"}, "marker": {"symbol": "circle"}, "mode": "lines", "name": "TAMPINES", "orientation": "v", "showlegend": true, "type": "scatter", "x": ["2021-01-01T00:00:00", "2021-02-01T00:00:00", "2021-03-01T00:00:00", "2021-04-01T00:00:00", "2021-05-01T00:00:00", "2021-06-01T00:00:00", "2021-07-01T00:00:00", "2021-08-01T00:00:00", "2021-09-01T00:00:00", "2021-10-01T00:00:00", "2021-11-01T00:00:00", "2021-12-01T00:00:00", "2022-01-01T00:00:00", "2022-02-01T00:00:00", "2022-03-01T00:00:00", "2022-04-01T00:00:00", "2022-05-01T00:00:00", "2022-06-01T00:00:00", "2022-07-01T00:00:00", "2022-08-01T00:00:00", "2022-09-01T00:00:00", "2022-10-01T00:00:00", "2022-11-01T00:00:00", "2022-12-01T00:00:00", "2023-01-01T00:00:00", "2023-02-01T00:00:00", "2023-03-01T00:00:00", "2023-04-01T00:00:00", "2023-05-01T00:00:00", "2023-06-01T00:00:00", "2023-07-01T00:00:00", "2023-08-01T00:00:00", "2023-09-01T00:00:00", "2023-10-01T00:00:00"], "xaxis": "x", "y": [null, null, null, null, null, null, null, null, null, null, null, null, null, null, null, null, null, null, null, null, null, null, null, null, null, null, null, null, null, null, null, null, null, null], "yaxis": "y"}, {"hovertemplate": "town=TOA PAYOH<br>month=%{x}<br>Average Resale Price=%{y}<extra></extra>", "legendgroup": "TOA PAYOH", "line": {"color": "#19d3f3", "dash": "solid"}, "marker": {"symbol": "circle"}, "mode": "lines", "name": "TOA PAYOH", "orientation": "v", "showlegend": true, "type": "scatter", "x": ["2021-01-01T00:00:00", "2021-02-01T00:00:00", "2021-03-01T00:00:00", "2021-04-01T00:00:00", "2021-05-01T00:00:00", "2021-06-01T00:00:00", "2021-07-01T00:00:00", "2021-08-01T00:00:00", "2021-09-01T00:00:00", "2021-10-01T00:00:00", "2021-11-01T00:00:00", "2021-12-01T00:00:00", "2022-01-01T00:00:00", "2022-02-01T00:00:00", "2022-03-01T00:00:00", "2022-04-01T00:00:00", "2022-05-01T00:00:00", "2022-06-01T00:00:00", "2022-07-01T00:00:00", "2022-08-01T00:00:00", "2022-09-01T00:00:00", "2022-10-01T00:00:00", "2022-11-01T00:00:00", "2022-12-01T00:00:00", "2023-01-01T00:00:00", "2023-02-01T00:00:00", "2023-03-01T00:00:00", "2023-04-01T00:00:00", "2023-05-01T00:00:00", "2023-06-01T00:00:00", "2023-07-01T00:00:00", "2023-08-01T00:00:00", "2023-09-01T00:00:00", "2023-10-01T00:00:00"], "xaxis": "x", "y": [null, null, null, null, null, null, null, null, null, null, null, null, null, null, null, null, null, null, null, null, null, null, null, null, null, null, null, null, null, null, null, null, null, null], "yaxis": "y"}], "layout": {"autosize": true, "legend": {"title": {"text": "town"}, "tracegroupgap": 0}, "title": {"text": "Sale Trend Analysis (Average Resale Price) Over Year by Town"}, "xaxis": {"anchor": "y", "autorange": true, "domain": [0, 1], "range": ["2021-01-01", "2023-10-01"], "rangeslider": {"autorange": true, "range": ["2021-01-01", "2023-10-01"], "visible": true, "yaxis": {"_template": null, "rangemode": "match"}}, "title": {"text": "month"}, "type": "date"}, "yaxis": {"anchor": "x", "autorange": true, "domain": [0, 1], "range": [412000.0, 703600.0], "title": {"text": "Average Resale Price"}, "type": "linear"}}}
